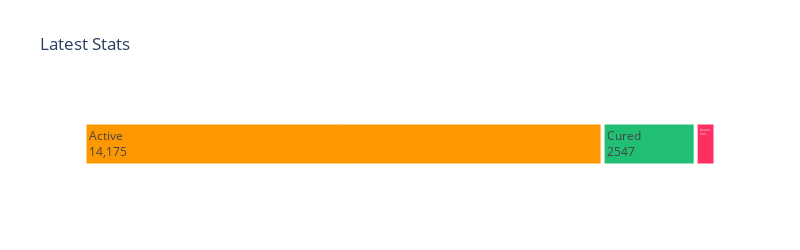

This figure's notebook cell:
### Code cell
fig = px.treemap(tm, path=["variable"], values="value",height=250, width=800,
                 color_discrete_sequence=[act, rec, dth], title='Latest Stats')

fig.data[0].textinfo = 'label+value+text'
fig.show()

### Figure 1 — Plotly figure (JSON) as saved in the notebook; plotly's stock layout.template omitted (floating-point values rounded to 4 significant figures)
{"data": [{"branchvalues": "total", "domain": {"x": [0, 1], "y": [0, 1]}, "hoverlabel": {"namelength": 0}, "hovertemplate": "labels=%{label}<br>value=%{value}<br>parent=%{parent}<br>id=%{id}", "ids": ["Active", "Cured", "Deaths"], "labels": ["Active", "Cured", "Deaths"], "name": "", "parents": ["", "", ""], "textinfo": "label+value+text", "type": "treemap", "values": [14175, 2547, 543]}], "layout": {"height": 250, "legend": {"tracegroupgap": 0}, "title": {"text": "Latest Stats"}, "treemapcolorway": ["#fe9801", "#21bf73", "#ff2e63"], "width": 800}}
